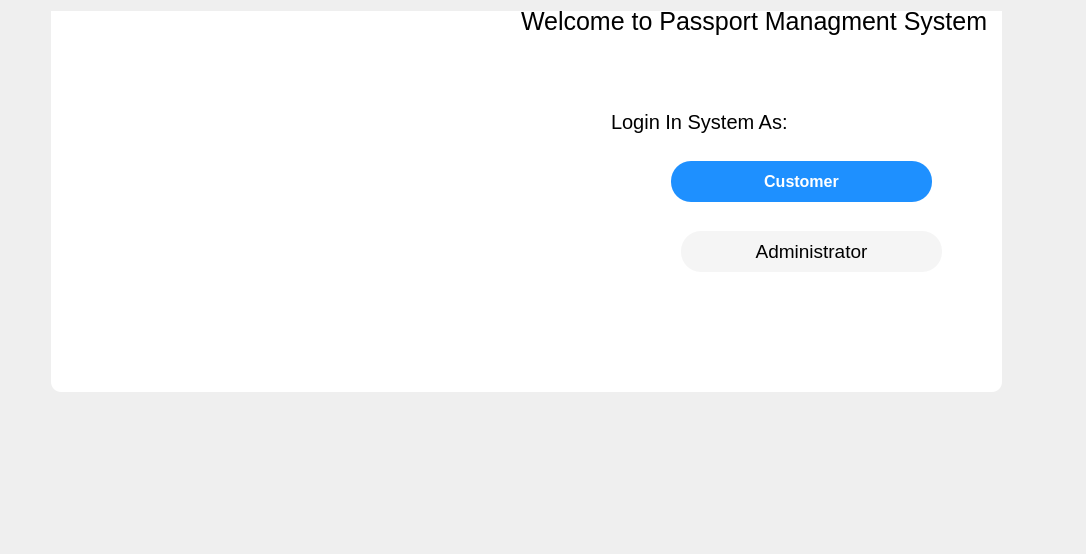
<?xml version="1.0" encoding="UTF-8"?>
<ui version="4.0">
 <class>Dialog</class>
 <widget class="QDialog" name="Dialog">
  <property name="geometry">
   <rect>
    <x>0</x>
    <y>0</y>
    <width>1086</width>
    <height>554</height>
   </rect>
  </property>
  <property name="windowTitle">
   <string>Dialog</string>
  </property>
  <layout class="QVBoxLayout" name="verticalLayout">
   <item>
    <widget class="QWidget" name="bgwidget" native="true">
     <property name="styleSheet">
      <string notr="true">QWidget#bgwidget{
	
	background-image: url(:/newPrefix/Desktop/images.qrc/home-hero-left.webp);
background-repeat:no-repeat;
};
</string>
     </property>
     <widget class="QGroupBox" name="groupBox">
      <property name="geometry">
       <rect>
        <x>40</x>
        <y>-60</y>
        <width>951</width>
        <height>441</height>
       </rect>
      </property>
      <property name="cursor">
       <cursorShape>PointingHandCursor</cursorShape>
      </property>
      <property name="styleSheet">
       <string notr="true">border-radius:10px;
background-color: rgb(255, 255, 255);
</string>
      </property>
      <property name="title">
       <string/>
      </property>
      <widget class="QLabel" name="label_3">
       <property name="geometry">
        <rect>
         <x>60</x>
         <y>0</y>
         <width>491</width>
         <height>441</height>
        </rect>
       </property>
       <property name="styleSheet">
        <string notr="true">background-image: url(:/newPrefix/Desktop/images.qrc/images.png);
</string>
       </property>
       <property name="text">
        <string/>
       </property>
       <property name="pixmap">
        <pixmap>:/newPrefix/Desktop/images.qrc/94ca73be87d353707c7f737fbdcf79b2.jpg</pixmap>
       </property>
       <property name="scaledContents">
        <bool>true</bool>
       </property>
      </widget>
      <widget class="QPushButton" name="pushButton_2">
       <property name="geometry">
        <rect>
         <x>630</x>
         <y>280</y>
         <width>261</width>
         <height>41</height>
        </rect>
       </property>
       <property name="font">
        <font>
         <family>MS Shell Dlg 2</family>
         <pointsize>14</pointsize>
         <weight>50</weight>
         <italic>false</italic>
         <bold>false</bold>
        </font>
       </property>
       <property name="cursor">
        <cursorShape>PointingHandCursor</cursorShape>
       </property>
       <property name="styleSheet">
        <string notr="true">
QPushButton{
font: 14pt &quot;MS Shell Dlg 2&quot;;
background-color: rgb(245,245,245);
color:black;
border-radius:20px;

}
QPushButton:hover
{

background-color: black;
color:rgb(245,245,245);
border-radius:20px;

}
</string>
       </property>
       <property name="text">
        <string>Administrator</string>
       </property>
      </widget>
      <widget class="QPushButton" name="pushButton">
       <property name="geometry">
        <rect>
         <x>620</x>
         <y>210</y>
         <width>261</width>
         <height>41</height>
        </rect>
       </property>
       <property name="font">
        <font>
         <family>MS Shell Dlg 2</family>
         <pointsize>12</pointsize>
         <weight>75</weight>
         <bold>true</bold>
        </font>
       </property>
       <property name="cursor">
        <cursorShape>PointingHandCursor</cursorShape>
       </property>
       <property name="styleSheet">
        <string notr="true">QPushButton{
background-color:rgb(30,144,255);
color:white;
border-radius:20px;
}
QPushButton:hover
{

background-color: white;
color:rgb(30,144,255);
border:1px solid rgb(30,144,255);
transform:scale(1.2);

}</string>
       </property>
       <property name="text">
        <string>Customer</string>
       </property>
      </widget>
      <widget class="QLabel" name="label">
       <property name="geometry">
        <rect>
         <x>470</x>
         <y>50</y>
         <width>471</width>
         <height>41</height>
        </rect>
       </property>
       <property name="styleSheet">
        <string notr="true">font-family:'Montserrat';
font-size:25px;
</string>
       </property>
       <property name="text">
        <string>Welcome to Passport Managment System </string>
       </property>
      </widget>
      <widget class="QLabel" name="label_4">
       <property name="geometry">
        <rect>
         <x>560</x>
         <y>150</y>
         <width>261</width>
         <height>41</height>
        </rect>
       </property>
       <property name="styleSheet">
        <string notr="true">font-family:'Montserrat';
font-size:20px;
</string>
       </property>
       <property name="text">
        <string>Login In System As:</string>
       </property>
      </widget>
      <widget class="QPushButton" name="pushButton_3">
       <property name="geometry">
        <rect>
         <x>680</x>
         <y>360</y>
         <width>41</width>
         <height>31</height>
        </rect>
       </property>
       <property name="cursor">
        <cursorShape>PointingHandCursor</cursorShape>
       </property>
       <property name="autoFillBackground">
        <bool>false</bool>
       </property>
       <property name="styleSheet">
        <string notr="true"/>
       </property>
       <property name="text">
        <string/>
       </property>
       <property name="icon">
        <iconset>
         <normaloff>../images.qrc/facebook.jpg</normaloff>../images.qrc/facebook.jpg</iconset>
       </property>
       <property name="iconSize">
        <size>
         <width>16</width>
         <height>16</height>
        </size>
       </property>
       <property name="autoDefault">
        <bool>true</bool>
       </property>
      </widget>
      <widget class="QPushButton" name="pushButton_4">
       <property name="geometry">
        <rect>
         <x>720</x>
         <y>360</y>
         <width>51</width>
         <height>31</height>
        </rect>
       </property>
       <property name="cursor">
        <cursorShape>PointingHandCursor</cursorShape>
       </property>
       <property name="text">
        <string/>
       </property>
       <property name="icon">
        <iconset>
         <normaloff>../images.qrc/twitter.png</normaloff>../images.qrc/twitter.png</iconset>
       </property>
      </widget>
      <widget class="QPushButton" name="pushButton_5">
       <property name="geometry">
        <rect>
         <x>770</x>
         <y>360</y>
         <width>41</width>
         <height>31</height>
        </rect>
       </property>
       <property name="cursor">
        <cursorShape>PointingHandCursor</cursorShape>
       </property>
       <property name="text">
        <string/>
       </property>
       <property name="icon">
        <iconset>
         <normaloff>../images.qrc/insta.jpg</normaloff>../images.qrc/insta.jpg</iconset>
       </property>
      </widget>
     </widget>
    </widget>
   </item>
  </layout>
 </widget>
 <resources>
  <include location="../../images.qrc"/>
 </resources>
 <connections/>
</ui>
